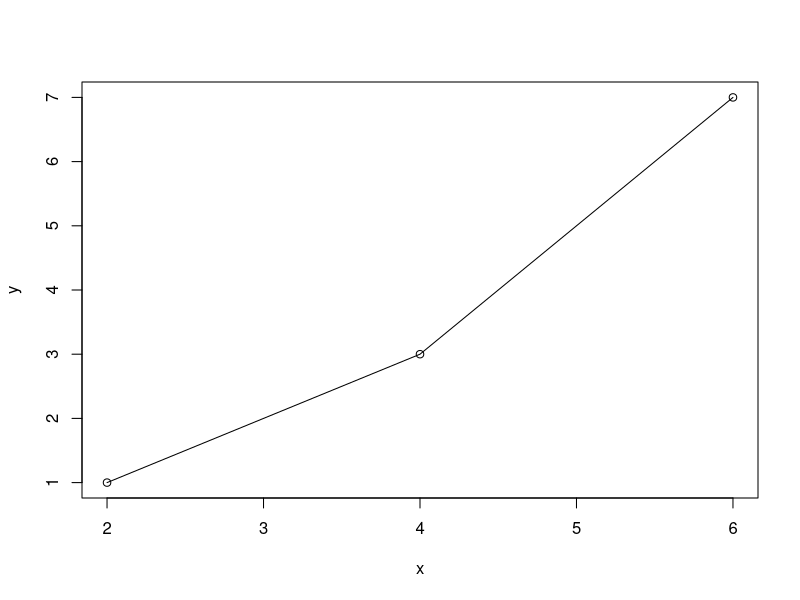
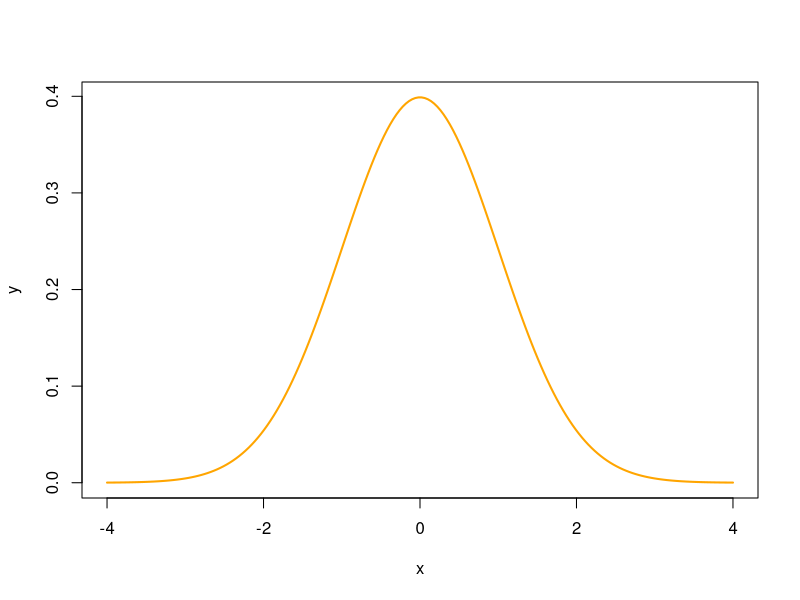

Write the R code that produced these figures, in order.
## ---- chunk 1
knitr::opts_chunk$set(
    echo = TRUE, # show all code
    tidy = FALSE, # cleaner code printing
    size = "small", # smaller code
    
    fig.path = "figures/", #graphics location
    out.width = "100%",

    message = FALSE,
    warning = FALSE
    )

#create a colour pallete for our analysis
col_1 <- "#00AFBB"
col_2 <- "#E69F00"
col_3 <- "blueviolet"
#colour-blind friendly red/green
col_red <- "#DC3220"
col_green <- "#40B0A6"
## ---- chunk 2

x <- c(2,4,6)
y <- c(1,3,7)
plot(y~x)
lines(x,y)

## ---- chunk 3
x <- seq(-4, 4, length.out = 200)

y <- dnorm(x)

plot(y~x, col = "orange", lwd = 2, type = "l")


## ---- chunk 4
summary(cars)
## ---- chunk 5
print("orange cat")
